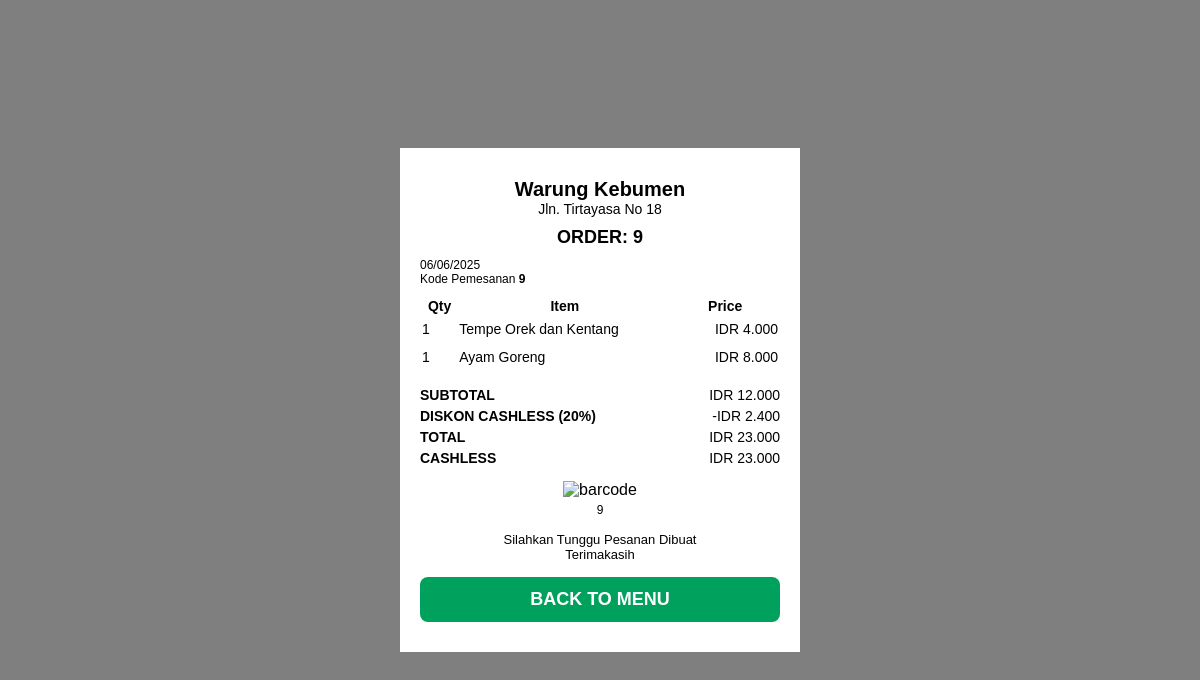
/PELANGGAN/StrukCashless.php?kode_pesanan=9, run on the app's committed database.
### tables this page shows
CREATE TABLE `detail_pesanan` (
  `id_detail` int(11) NOT NULL,
  `id_pesanan` int(11) NOT NULL,
  `id_menu` int(11) NOT NULL,
  `jumlah` int(11) NOT NULL,
  `harga` int(10) NOT NULL,
  `subtotal` int(10) NOT NULL
);

CREATE TABLE `menu` (
  `id_menu` int(11) NOT NULL,
  `nama_menu` varchar(100) NOT NULL,
  `harga` decimal(10,0) NOT NULL,
  `jumlah` int(11) NOT NULL,
  `kategori` varchar(50) NOT NULL,
  `deskripsi` text DEFAULT NULL,
  `gambar` varchar(255) DEFAULT NULL,
  `status` enum('Tersedia','Habis') DEFAULT 'Tersedia'
);

CREATE TABLE `pesanan` (
  `id_pesanan` int(11) NOT NULL,
  `total` decimal(10,2) NOT NULL,
  `status` varchar(20) NOT NULL,
  `tanggal` datetime NOT NULL,
  `metode_pembayaran` enum('Cash','Cashless') DEFAULT NULL
);

### PELANGGAN/StrukCashless.php (the view, shortened to what this page needs)
<?php
include 'config.php';
$kode_pesanan = isset($_GET['kode_pesanan']) ? $_GET['kode_pesanan'] : '';
$pesanan = [];
$subtotal = 0;
$metode_pembayaran = '';
$total_bayar = 0;
if ($kode_pesanan) {
    $stmt = $conn->prepare(
        "SELECT d.jumlah, m.nama_menu, m.harga
         FROM detail_pesanan AS d
         JOIN menu AS m ON m.id_menu = d.id_menu
         WHERE d.id_pesanan = ?"
    );
    $stmt->bind_param("s", $kode_pesanan);
    $stmt->execute();
    $result = $stmt->get_result();
    while ($row = $result->fetch_assoc()) {
        $pesanan[] = $row;
        $subtotal += $row['jumlah'] * $row['harga'];
    }
    $stmt2 = $conn->prepare("SELECT metode_pembayaran, total FROM pesanan WHERE id_pesanan = ?");
    $stmt2->bind_param("s", $kode_pesanan);
    $stmt2->execute();
    $result2 = $stmt2->get_result();
    if ($row2 = $result2->fetch_assoc()) {
        $metode_pembayaran = $row2['metode_pembayaran'];
        $total_bayar = $row2['total'];
    }
}
$is_cashless = strtolower($metode_pembayaran) == 'cashless';
$diskon = $is_cashless ? $subtotal * 0.20 : 0;
?>
<!DOCTYPE html>
<html lang="id">
<head>
  <link rel="stylesheet" href="StrukCashless.css">
</head>
<body>
  <div class="receipt-container">
    <div class="receipt">
      <h2 class="store-name">Warung Kebumen</h2>
      <p class="store-address">Jln. Tirtayasa No 18</p>
      <h3 class="order-title">ORDER: <?= htmlspecialchars($kode_pesanan) ?></h3>
      <div class="order-info">
        <span><?= date('d/m/Y') ?></span>
        <br>
        <span>Kode Pemesanan <strong><?= htmlspecialchars($kode_pesanan) ?></strong></span>
      </div>
      <?php if (count($pesanan) > 0): ?>
      <table class="item-table">
        <thead>
          <tr>
            <th>Qty</th>
            <th>Item</th>
            <th>Price</th>
          </tr>
        </thead>
        <tbody>
          <?php foreach ($pesanan as $item): ?>
          <tr>
            <td><?= $item['jumlah'] ?></td>
            <td><?= htmlspecialchars($item['nama_menu']) ?></td>
            <td>IDR <?= number_format($item['harga'], 0, ',', '.') ?></td>
          </tr>
          <?php endforeach; ?>
        </tbody>
      </table>
      <div class="totals">
        <p><strong>SUBTOTAL</strong> <span>IDR <?= number_format($subtotal, 0, ',', '.') ?></span></p>
        <?php if ($is_cashless): ?>
        <p><strong>DISKON CASHLESS (20%)</strong> <span>-IDR <?= number_format($diskon, 0, ',', '.') ?></span></p>
        <?php endif; ?>
        <p><strong>TOTAL</strong> <span>IDR <?= number_format($total_bayar, 0, ',', '.') ?></span></p>
        <p><strong><?= strtoupper($metode_pembayaran) ?></strong> <span>IDR <?= number_format($total_bayar, 0, ',', '.') ?></span></p>
      </div>
      <?php else: ?>
        <p class="no-items">Tidak ada item untuk pesanan ini.</p>
      <?php endif; ?>
      <div class="barcode">
        <img src="https://barcode.tec-it.com/barcode.ashx?data=<?= urlencode($kode_pesanan) ?>&code=Code128&translate-esc=false" alt="barcode">
        <p class="barcode-number"><?= htmlspecialchars($kode_pesanan) ?></p>
      </div>
      <p class="thank-you">Silahkan Tunggu Pesanan Dibuat<br>Terimakasih</p>
      <button class="back-button" id="backButton" onclick="window.location.href='index.php'">BACK TO MENU</button>
    </div>
  </div>
</body>
</html>

### PELANGGAN/StrukCashless.css (style rules this page uses)
* { margin: 0; padding: 0; box-sizing: border-box; font-family: "Arial", sans-serif; }
body { background-color: rgba(0, 0, 0, 0.5); display: flex; justify-content: center; align-items: center; height: 100vh; }
.receipt-container { background: white; padding: 30px 20px; border-radius: 0px; max-width: 400px; width: 100%; text-align: center; }
.store-name { font-size: 20px; font-weight: bold; }
.store-address { font-size: 14px; margin-bottom: 10px; }
.order-title { font-size: 18px; font-weight: bold; margin: 10px 0; }
.order-info { font-size: 12px; text-align: left; margin-bottom: 10px; }
.item-table { width: 100%; font-size: 14px; margin-top: 10px; margin-bottom: 15px; }
.item-table td { padding: 5px 0; }
.item-table td:nth-child(1) { text-align: left; width: 10%; }
.item-table td:nth-child(2) { text-align: left; width: 60%; }
.item-table td:nth-child(3) { text-align: right; width: 30%; }
.totals { font-size: 14px; margin-bottom: 15px; text-align: left; }
.totals p { display: flex; justify-content: space-between; margin: 5px 0; }
.barcode { text-align: center; margin-bottom: 10px; }
.barcode img { height: 50px; }
.barcode-number { font-size: 12px; margin-top: 4px; }
.thank-you { font-size: 13px; margin: 15px 0; }
.back-button { background-color: #00a15c; color: white; padding: 12px 20px; font-size: 18px; font-weight: bold; border: none; border-radius: 8px; cursor: pointer; width: 100%; }

### data on the page
detail_pesanan: jumlah "1", id_menu.nama_menu "Tempe Orek dan Kentang", id_menu.harga "4.000"
detail_pesanan: jumlah "1", id_menu.nama_menu "Ayam Goreng", id_menu.harga "8.000"
pesanan: metode_pembayaran "2.400", total "23.000", metode_pembayaran "CASHLESS"

### other printed values
$kode_pesanan "9"
$subtotal "12.000"
